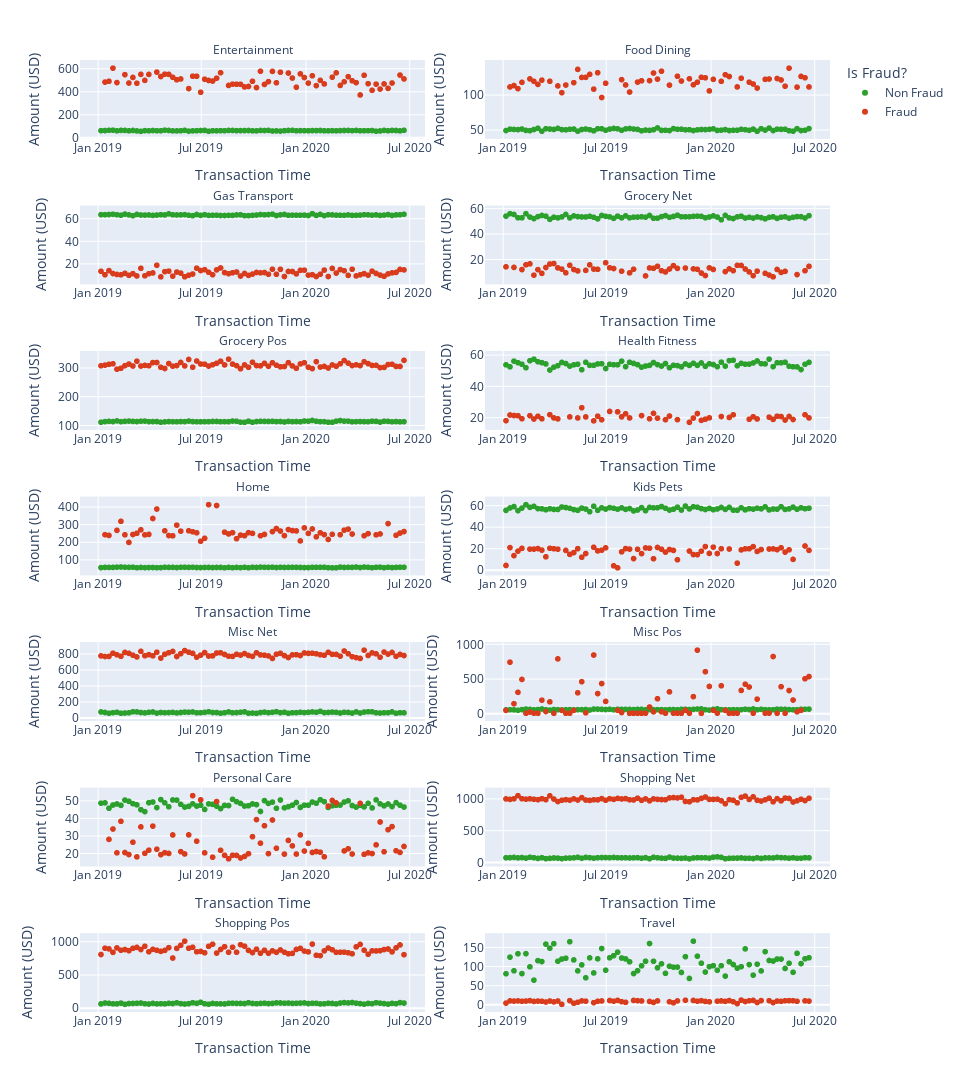

The notebook cell saved with this chart:
### Code cell
df_ = (
    df_train.groupby(
        by=[pd.Grouper(key="transaction_time", freq="1W"), "is_fraud", "category"]
    )
    .agg({"amount(usd)": "mean", "transaction_id": "count"})
    .reset_index()
)
df_["category"] = df_["category"].str.replace("_", " ").str.title()


fig = px.scatter(
    df_,
    x="transaction_time",
    y="amount(usd)",
    color="is_fraud",
    facet_col="category",
    facet_col_wrap=2,
    facet_col_spacing=0.08,
    color_discrete_map={0: "#2ca02c", 1: "#D93C1D"},
    height=2800,
    width=960,
)

newnames = {"0": "Non Fraud", "1": "Fraud"}
fig.for_each_trace(
    lambda t: t.update(
        name=newnames[t.name],
        legendgroup=newnames[t.name],
        hovertemplate=t.hovertemplate.replace(t.name, newnames[t.name]),
    )
)

fig.for_each_annotation(lambda a: a.update(text=a.text.split("=")[-1]))

fig.update_traces(hovertemplate="Transaction Time: %{x}<br>Amount (USD): %{y:,.2f}")

fig.update_layout(legend=dict(title="Is Fraud?"))
fig.update_yaxes(matches=None)
fig.update_yaxes(title_text="Amount (USD)")

fig.for_each_yaxis(lambda yaxis: yaxis.update(showticklabels=True))
fig.for_each_xaxis(
    lambda xaxis: xaxis.update(showticklabels=True, title="Transaction Time")
)

fig.show()
